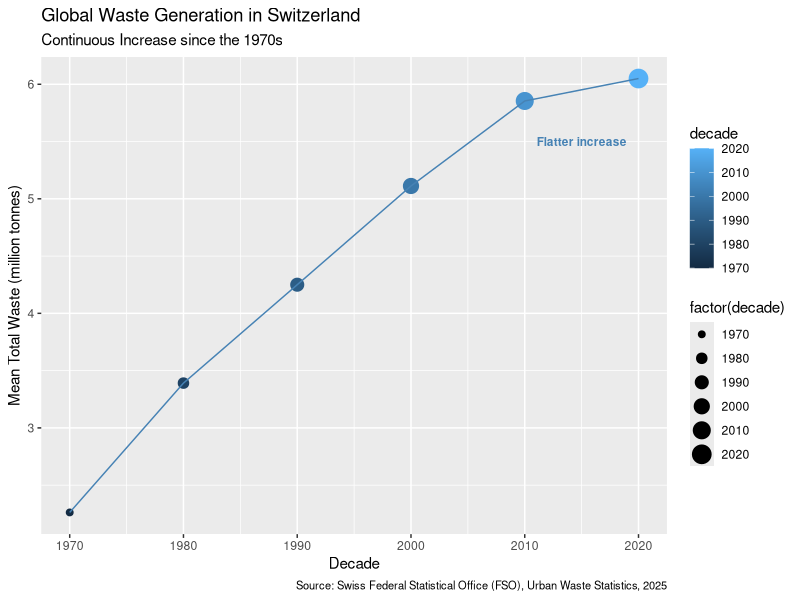
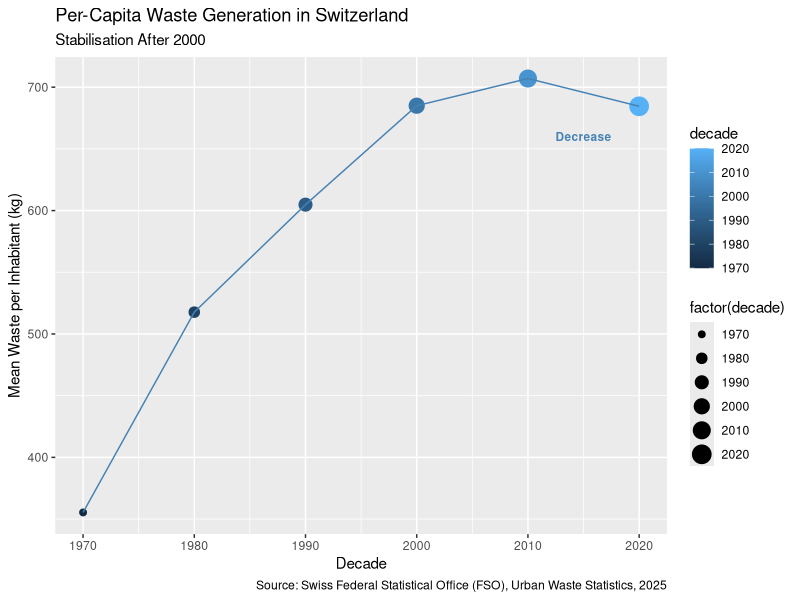

Write the R code that produced these figures, in order.
## ---- chunk 1
library(dplyr)
library(readxl)
library(ggplot2)
library(tidyr)
library(here)
## ---- chunk 2
# 1. Import data
urban_waste_raw <- read_excel(here("data", "urban_waste_data.xls"))
## ---- chunk 3
# 2. Rename columns
urban_waste_clean_columns_names <- urban_waste_raw %>%
  rename(
    year = "Siedlungsabfälle 1)",
    mio_tonnes_all = "...2",
    kg_inhabitant_all = "...3",
    mio_tonnes_collected = "...4",
    kg_inhabitant_collected = "...5",
    mio_tonnes_other = "...6",
    kg_inhabitant_other = "T 02.03.02.10"
  )
## ---- chunk 4
# 3. Keep only relevant rows (9:62 in the Excel file)
urban_waste_clean_rows <- urban_waste_clean_columns_names %>%
  mutate(year = as.numeric(year)) %>%
  drop_na(year)
## ---- chunk 5
# 4. Clean data types and decimals
urban_waste_clean <- urban_waste_clean_rows %>%
  mutate(
    year = as.integer(year),
    mio_tonnes_all = round(as.numeric(mio_tonnes_all), 2),
    kg_inhabitant_all = round(as.numeric(kg_inhabitant_all), 2),
    mio_tonnes_collected = round(as.numeric(mio_tonnes_collected), 2),
    kg_inhabitant_collected = round(as.numeric(kg_inhabitant_collected), 2),
    mio_tonnes_other = round(as.numeric(mio_tonnes_other), 2),
    kg_inhabitant_other = round(as.numeric(kg_inhabitant_other), 2)
  )
## ---- chunk 6
# 5. Summarize total and individual mean waste production by decade
urban_waste_decade <- urban_waste_clean %>%
  group_by(decade = (year %/% 10) * 10) %>%
  summarise(
    mean_total_waste_mt = mean(mio_tonnes_all),
    mean_inhabitant_kg = mean(kg_inhabitant_all)
  )
## ---- chunk 7
total_waste_trend <- ggplot(
  data = urban_waste_decade
) +
  geom_point(mapping = aes(
    x = decade,
    y = mean_total_waste_mt,
    color = decade,
    size = factor(decade)
  )) +
  geom_line(mapping = aes(
    x = decade,
    y = mean_total_waste_mt
  ), color = "steelblue") +
  labs(
    title = "Global Waste Generation in Switzerland", x = "Decade", y = "Mean Total Waste (million tonnes)",
    subtitle = "Continuous Increase since the 1970s", caption = "Source: Swiss Federal Statistical Office (FSO), Urban Waste Statistics, 2025"
  ) + theme(plot.caption = element_text(size = 8)) +
  annotate("text",
    x = 2015, y = 5.5, label = "Flatter increase",
    fontface = "bold",
    color = "steelblue",
    size = 3
  )

print(total_waste_trend)

## ---- chunk 8
# 7. Plot 2: visualize trend in Swiss individual waste production
individual_waste_trend <- ggplot(
  data = urban_waste_decade
) +
  geom_point(mapping = aes(
    x = decade,
    y = mean_inhabitant_kg,
    color = decade,
    size = factor(decade)
  )) +
  geom_line(mapping = aes(
    x = decade,
    y = mean_inhabitant_kg
  ), color = "steelblue") +
  labs(
    title = "Per-Capita Waste Generation in Switzerland",
    x = "Decade",
    y = "Mean Waste per Inhabitant (kg)",
    subtitle = "Stabilisation After 2000", caption = "Source: Swiss Federal Statistical Office (FSO), Urban Waste Statistics, 2025"
  ) +
  annotate("text",
    x = 2015, y = 660, label = "Decrease",
    fontface = "bold",
    color = "steelblue",
    size = 3
  )

print(individual_waste_trend)

